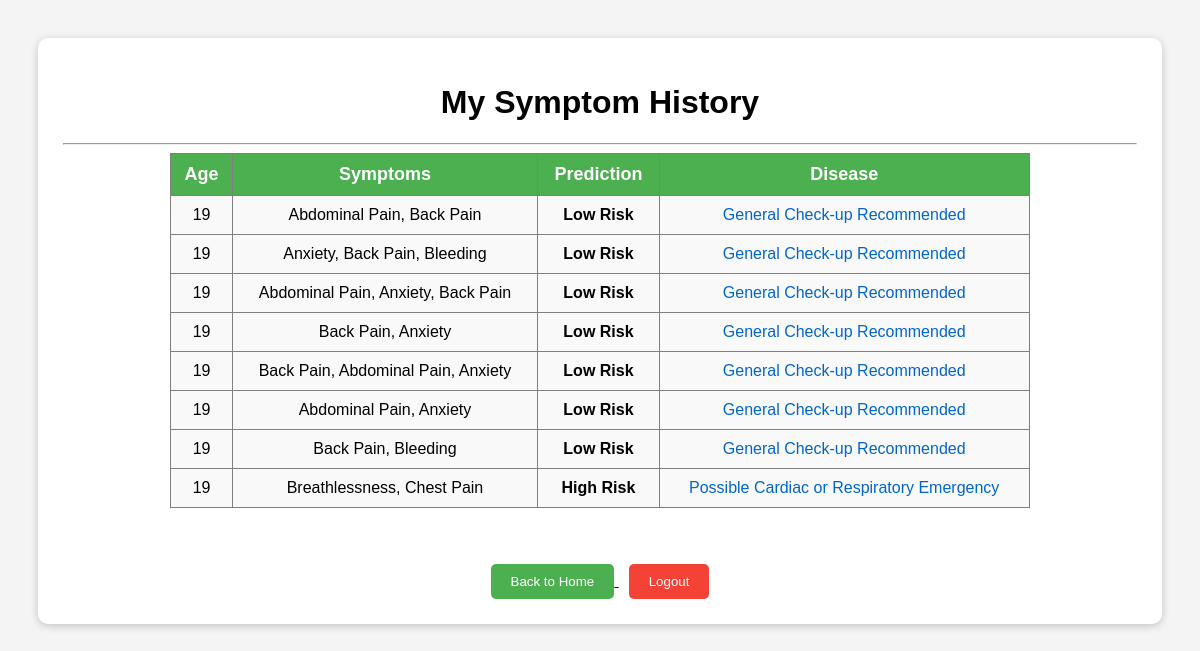
Page /history (signed in) on the earlier database version.
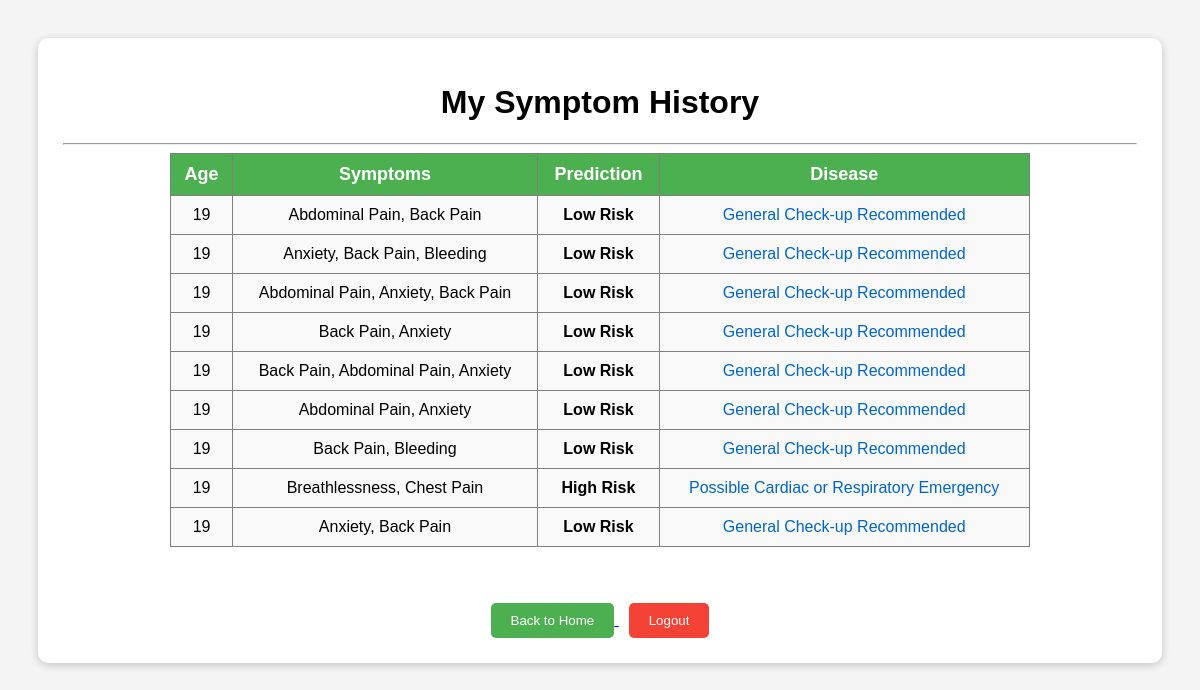
Same page on the later database version.
### app.py (models this page shows)
class SymptomHistory(db.Model):
    __tablename__ = "symptom_history"
    id = db.Column(db.Integer, primary_key=True)
    username = db.Column(db.String(100), nullable=False)
    symptoms = db.Column(db.Text, nullable=False)
    prediction = db.Column(db.String(100), nullable=False)
    age = db.Column(db.Integer, nullable=False)
    disease = db.Column(db.String(200), nullable=False)

### app.py (the view)
@app.route("/history")
def history():
    username = session.get("username")
    if not username:
        return redirect(url_for("home"))
    history = SymptomHistory.query.filter_by(username=username).all()
    return render_template("history.html", history=history)

### templates/history.html (shortened to what this page needs)
<!DOCTYPE html>
<html>
<head>
</head>
<body style="font-family: Arial, sans-serif; padding: 30px; background-color: #f4f4f4;">
    <div style="background: white; padding: 25px; border-radius: 10px; box-shadow: 0 2px 8px rgba(0,0,0,0.2);">
<h1 style="text-align: center;">My Symptom History</h1>
<hr>
    <table border="1" cellpadding="10" cellspacing="0"
       style="margin: auto; width: 80%; border-collapse: collapse; text-align: center;">
        <tr style="background-color: #4CAF50; color: white; font-size: 18px;">
    <th>Age</th>
    <th>Symptoms</th>
    <th>Prediction</th>
    <th>Disease</th>
</tr>
        {% for record in history %}
        <tr style="background-color: #f9f9f9;">
            <td>{{ record.age }}</td>
            <td>{{ record.symptoms }}</td>
            <td><strong>{{ record.prediction }}</strong></td>
            <td style="color: #0066cc;">{{ record.disease }}</td>
        </tr>
        {% endfor %}
    </table>
    <br><br>
<div style="text-align: center; margin-top: 20px;">
    <a href="/" style="margin-right: 10px;">
        <button style="padding:10px 20px; background-color:#4CAF50; color:white; border:none; border-radius:5px; cursor:pointer;">
            Back to Home
        </button>
    </a>
    <a href="/logout">
        <button style="padding:10px 20px; background-color:#f44336; color:white; border:none; border-radius:5px; cursor:pointer;">
            Logout
        </button>
    </a>
</div>
    </div>
</body>
</html>

Differences in the rows shown:
added SymptomHistory: age "19", symptoms "Anxiety, Back Pain", prediction "Low Risk", disease "General Check-up Recommended"
